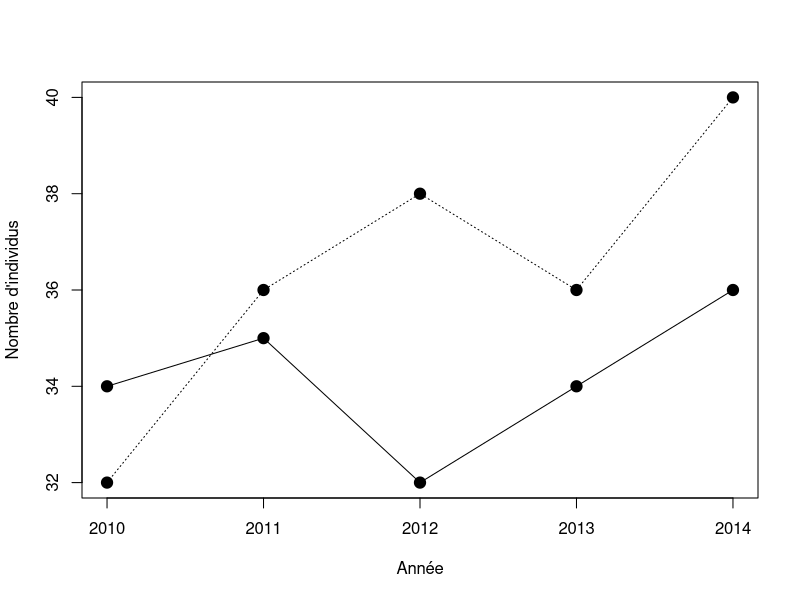
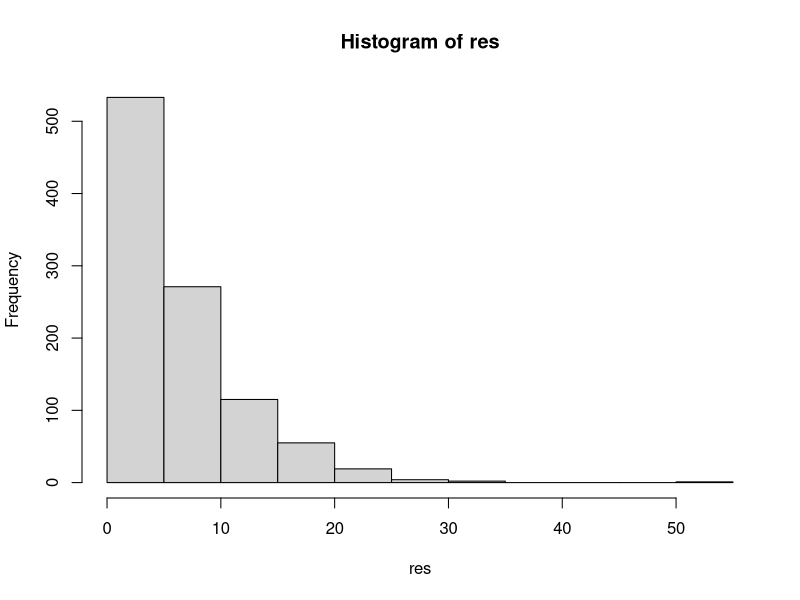
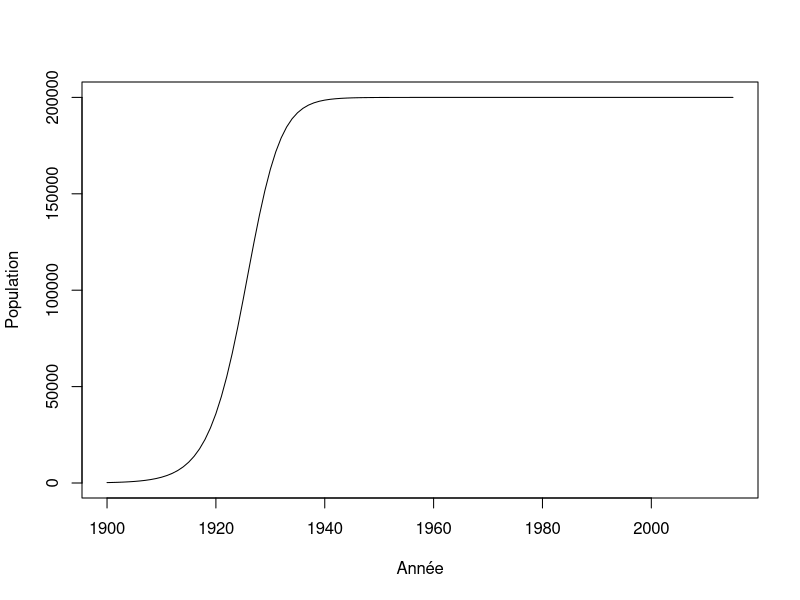
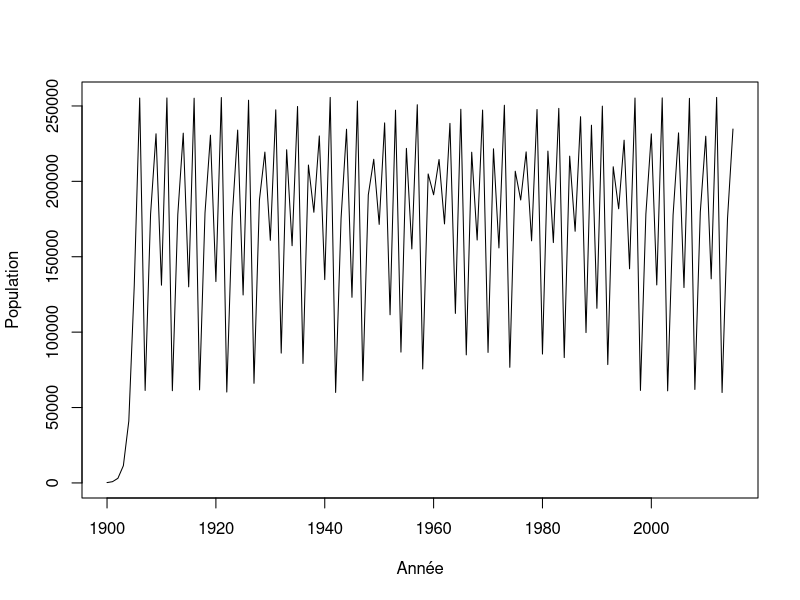

Recreate these plots in R, in order.
## ---- chunk 1
quadrats = read.csv2(file="donnees/quadrats.csv", header=TRUE,
    stringsAsFactors=FALSE,row.names = 1)
X <- quadrats$acsa
## ---- chunk 2
ma_fonction <- function(X) {
  print(X)
}
## ---- chunk 3
ma_fonction(X)
## ---- chunk 4
ma_fonction(quadrats$abba)
## ---- chunk 5
donnees <- matrix(nr = 5, nc = 2)
donnees[,1] <- c(34,35,32,34,36)
donnees[,2] <- c(32,36,38,36,40)
an <- c(2010:2014)
head(donnees)
## ---- chunk 6
plot(an,donnees[,1],type = "l", xlab = "Année",ylab = "Nombre d'individus", ylim=c(32,40),cex=2)
lines(an,donnees[,2], lty = 3)
points(an,donnees[,1], pch = 19,cex=1.5)
points(an,donnees[,2], pch = 19,cex=1.5)
## ---- chunk 7
lambda <- matrix(nr = 4, nc = 2)
lambda[1,1] <- (donnees[2,1] - donnees[1,1]) / donnees[1,1]
## ---- chunk 8
lambda[2,1] <- (donnees[3,1] - donnees[2,1]) / donnees[2,1]
## ---- chunk 9
depart <- 1
fin <- 5
for(etape in depart:fin) {
    print(etape)
}
## ---- chunk 10
for(etape in 1:5) {
    print(etape*2)
}
## ---- chunk 11
for(F in -50:100) {
    cat("Pour F = ",F," on obtient C = ",(F - 32) *5/9, '\n')
}
## ---- chunk 12
test = runif(5, 0,1)
for(etape in 1:5) {
    print(test[etape])
}
## ---- chunk 13
test = runif(500, 0,1)
for(etape in 1:5) {
    print(test[etape * 5])
}
## ---- chunk 14
n = 1
for(etape in -2:5) {
    cat("etape = ",etape, " n = ",n, '\n')
    n <- n + 1
}
## ---- chunk 15
resultat = matrix(nr = 151, nc = 2)
n = 1
for(F in -50:100) {
    resultat[n,1] = F
    resultat[n,2] = (F-32)*5/9
    n = n + 1
}
head(resultat)
## ---- chunk 16
ma_matrice <- matrix(nr = 3, nc = 5)
n <- 1
for(i in 1:3) {
    for(j in 1:5) {
        ma_matrice[i,j] <- n
        n <- n + 1
    }
}
ma_matrice
## ---- chunk 17
piece <- c("pile","face")
combinaison = "face-face"
while(combinaison != "pile-pile") {
    essai1 <- sample(piece, 1)
    essai2 <- sample(piece, 1)
    combinaison <- paste(essai1, "-" , essai2, sep = "")
    print(combinaison)
}
## ---- chunk 18
de <- c(1:6)
n <- 1
tirage <- 1 # Il faut initier le tirage
set.seed(1) # Initier le générateur de nombre aléatoire
while(tirage != 6) {
	tirage <- sample(de,1) # tirage du dé
	n <- n + 1 # mise à jour du compter pour tester le nombre de tirages
    cat("Étape = ", n, "Valeur = ", tirage, '\n')
}
## ---- chunk 19
de <- c(1:6)
n_test <- 1000
res <- numeric(n_test)
for(i in 1:n_test) {
	n <- 1
	tirage <- 1 # Il faut initier le tirage
	while(tirage != 6) {
		tirage <- sample(de,1) # tirage du dé
		n <- n + 1 # mise à jour du compter pour tester le nombre de tirages
	}
	res[i] <- n # Enregistrement du nombre de tirage
}
mean(res)
## ---- chunk 20
hist(res)
## ---- chunk 21
r <- 0.3
N <- 220
K <- 200000
step <- 1
while(N < K/2) {
    N <- N + r * N * (1 - N/K)
    step <- step + 1
}
step
## ---- chunk 22
r <- 0.3
K <- 200000
n_steps <- 115
N <- numeric(n_steps+1)
N[1] <- 220

for(i in 2:(n_steps+1)) {
    N[i] <- N[i-1] + r * N[i-1] * (1 - N[i-1]/K)
}
## ---- chunk 23
plot(c(1900:2015), N, type = "l", xlab = "Année", ylab = "Population")
## ---- chunk 24
n_steps <- 115
N <- numeric(n_steps+1)
N[1] <- 220
for(i in 2:(n_steps+1)) {
    N[i] <- N[i-1] + 2.75 * N[i-1] * (1 - N[i-1]/200000)
}
plot(c(1900:2015), N, type = "l", xlab = "Année", ylab = "Population")

## ---- chunk 25
X <- runif(n = 10)
res <- numeric(10)
for(i in 1:10) {
    if(X[i] < 0.3) {
        res[i] <- "plus petit"
    }
    else {
        res[i] <- "plus grand"
    }
}
cbind(X,res)
## ---- chunk 26
res2 <- numeric(10)
for(i in 1:10) {
    if(X[i] > 0.2 & X[i] < 0.6) {
        res2[i] <- "oui"
    }
    else {
        res2[i] <- "non"
    }
}
cbind(X,res2)
## ---- chunk 27
res2 <- numeric(10)
res2[X > 0.2 & X < 0.6] <- "oui"
res2[X < 0.2 | X > 0.6] <- "non"
cbind(X,res2)
